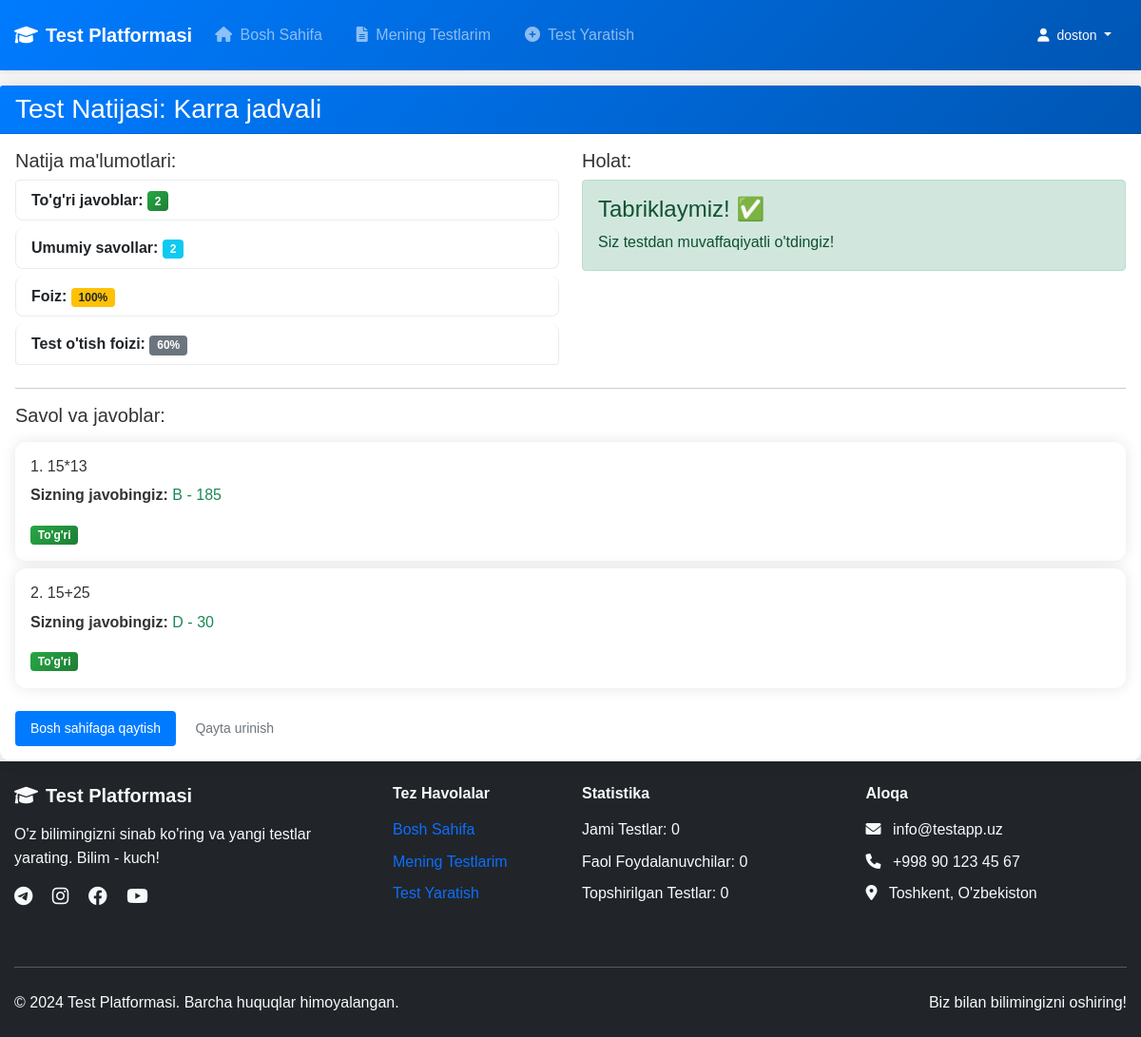
Page /result/10/ (signed in) on the committed database.
### main/models.py (models this page shows, shortened)
class CheckTest(models.Model):
    student = models.ForeignKey(User, on_delete=models.CASCADE)
    test = models.ForeignKey(Test, on_delete=models.CASCADE)
    finded_questions = models.PositiveBigIntegerField(default=0)
    user_passed = models.BooleanField(default=False)
    percentage = models.PositiveBigIntegerField(default=0)

class Test(models.Model):
    author = models.ForeignKey(User, on_delete=models.CASCADE)
    category = models.ForeignKey(Category, on_delete=models.CASCADE)
    title = models.CharField(max_length=200)
    maximum_attempts = models.PositiveBigIntegerField()
    start_date = models.DateTimeField(default=timezone.now)
    end_date = models.DateTimeField(default=timezone.now() + datetime.timedelta(days=10))
    pass_percentage = models.PositiveBigIntegerField()

class CheckQuestion(models.Model):
    checktest = models.ForeignKey(CheckTest, on_delete=models.CASCADE)
    question = models.ForeignKey(Question, on_delete=models.CASCADE)
    given_answer = models.CharField(max_length=1)
    true_answer = models.CharField(max_length=1)
    is_true = models.BooleanField(default=False)

class Question(models.Model):
    test = models.ForeignKey(Test, on_delete=models.CASCADE)
    question = models.CharField(max_length=300)
    a = models.CharField(max_length=200)
    b = models.CharField(max_length=200)
    c = models.CharField(max_length=200)
    d = models.CharField(max_length=200)
    true_answer = models.CharField(max_length=1, help_text="Enter the correct option (a/b/c/d)")

### main/views.py (the view)
# urls.py: path('result/<int:checktest_id>/', views.test_result, name='test_result'),
@login_required(login_url='login')
def test_result(request, checktest_id):
    checktest = get_object_or_404(CheckTest, id=checktest_id, student=request.user)
    check_questions = CheckQuestion.objects.filter(checktest=checktest)
    context = {
        'checktest': checktest,
        'check_questions': check_questions
    }
    return render(request, 'test_result.html', context)

### templates/test_result.html (shortened to what this page needs)
{% extends "base.html" %}
{% block content %}
<div class="content mt-3">
    <div class="card">
        <div class="card-header bg-primary text-white">
            <h3 class="mb-0">Test Natijasi: {{ checktest.test.title }}</h3>
        </div>
        <div class="card-body">
            <div class="row">
                <div class="col-md-6">
                    <h5>Natija ma'lumotlari:</h5>
                    <ul class="list-group">
                        <li class="list-group-item">
                            <strong>To'g'ri javoblar:</strong>
                            <span class="badge bg-success">{{ checktest.finded_questions }}</span>
                        </li>
                        <li class="list-group-item">
                            <strong>Umumiy savollar:</strong>
                            <span class="badge bg-info">{{ check_questions.count }}</span>
                        </li>
                        <li class="list-group-item">
                            <strong>Foiz:</strong>
                            <span class="badge bg-warning text-dark">{{ checktest.percentage }}%</span>
                        </li>
                        <li class="list-group-item">
                            <strong>Test o'tish foizi:</strong>
                            <span class="badge bg-secondary">{{ checktest.test.pass_percentage }}%</span>
                        </li>
                    </ul>
                </div>
                <div class="col-md-6">
                    <h5>Holat:</h5>
                    <div class="alert {% if checktest.user_passed %}alert-success{% else %}alert-danger{% endif %}">
                        {% if checktest.user_passed %}
                            <h4 class="alert-heading">Tabriklaymiz! ✅</h4>
                            <p class="mb-0">Siz testdan muvaffaqiyatli o'tdingiz!</p>
                        {% else %}
                            <h4 class="alert-heading">Afsuski ❌</h4>
                            <p class="mb-0">Siz testdan o'ta olmadingiz. Qayta urinib ko'ring!</p>
                        {% endif %}
                    </div>
                </div>
            </div>
            <hr>
            <h5>Savol va javoblar:</h5>
            <div class="mt-3">
                {% for check_question in check_questions %}
                <div class="card mb-2 {% if check_question.is_true %}border-success{% else %}border-danger{% endif %}">
                    <div class="card-body">
                        <h6>{{ forloop.counter }}. {{ check_question.question.question }}</h6>
                        <p><strong>Sizning javobingiz:</strong>
                            <span class="{% if check_question.is_true %}text-success{% else %}text-danger{% endif %}">
                                {{ check_question.given_answer|upper }} - {{ check_question.question.a }}
                            </span>
                        </p>
                        <span class="badge {% if check_question.is_true %}bg-success{% else %}bg-danger{% endif %}">
                            {% if check_question.is_true %}To'g'ri{% else %}Noto'g'ri{% endif %}
                        </span>
                    </div>
                </div>
                {% endfor %}
            </div>
            <div class="mt-4">
                <a href="{% url 'index' %}" class="btn btn-primary">Bosh sahifaga qaytish</a>
                <a href="{% url 'ready_to_test' checktest.test.id %}" class="btn btn-outline-secondary">Qayta urinish</a>
            </div>
        </div>
    </div>
</div>
{% endblock content %}

### templates/base.html (shortened to what this page needs)
{% load static %}
<!DOCTYPE html>
<html lang="en">
<head>
    <link href="https://cdn.jsdelivr.net/npm/bootstrap@5.1.3/dist/css/bootstrap.min.css" rel="stylesheet">
    <link href="https://cdnjs.cloudflare.com/ajax/libs/font-awesome/6.0.0/css/all.min.css" rel="stylesheet">
    <link rel="stylesheet" type="text/css" href="{% static 'style.css' %}">
</head>
<body class="d-flex flex-column min-vh-100">
    <nav class="navbar navbar-expand-lg navbar-dark bg-primary shadow-sm">
        <div class="container">
            <a class="navbar-brand fw-bold" href="/">
                <i class="fas fa-graduation-cap me-2"></i>Test Platformasi
            </a>
            <div class="collapse navbar-collapse" id="navbarContent">
                <ul class="navbar-nav me-auto">
                    <li class="nav-item">
                        <a class="nav-link" href="{% url 'index' %}">
                            <i class="fas fa-home me-1"></i> Bosh Sahifa
                        </a>
                    </li>
                    {% if user.is_authenticated %}
                    <li class="nav-item">
                        <a class="nav-link" href="{% url 'my_tests' %}">
                            <i class="fas fa-file-alt me-1"></i> Mening Testlarim
                        </a>
                    </li>
                    <li class="nav-item">
                        <a class="nav-link" href="{% url 'create_test' %}">
                            <i class="fas fa-plus-circle me-1"></i> Test Yaratish
                        </a>
                    </li>
                    {% endif %}
                </ul>
                <div class="d-flex align-items-center">
                    {% if user.is_authenticated %}
                    <div class="dropdown">
                        <button class="btn btn-outline-light dropdown-toggle" type="button" data-bs-toggle="dropdown">
                            <i class="fas fa-user me-1"></i> {{ user.username }}
                        </button>
                    </div>
                    {% endif %}
                </div>
            </div>
        </div>
    </nav>
    <main class="flex-grow-1">
        {% block content %}
        {% endblock content %}
    </main>
    <footer class="bg-dark text-light py-4 mt-auto">
        <div class="container">
            <div class="row">
                <div class="col-lg-4 col-md-6 mb-4">
                    <h5 class="fw-bold mb-3">
                        <i class="fas fa-graduation-cap me-2"></i>Test Platformasi
                    </h5>
                    <p class="text-light-50">
                        O'z bilimingizni sinab ko'ring va yangi testlar yarating.
                        Bilim - kuch!
                    </p>
                    <div class="social-links">
                        <a href="#" class="text-light me-3"><i class="fab fa-telegram fa-lg"></i></a>
                        <a href="#" class="text-light me-3"><i class="fab fa-instagram fa-lg"></i></a>
                        <a href="#" class="text-light me-3"><i class="fab fa-facebook fa-lg"></i></a>
                        <a href="#" class="text-light"><i class="fab fa-youtube fa-lg"></i></a>
                    </div>
                </div>
                <div class="col-lg-2 col-md-6 mb-4">
                    <h6 class="fw-bold mb-3">Tez Havolalar</h6>
                    <ul class="list-unstyled">
                        <li class="mb-2">
                            <a href="{% url 'index' %}" class="text-light-50 text-decoration-none">Bosh Sahifa</a>
                        </li>
                        {% if user.is_authenticated %}
                        <li class="mb-2">
                            <a href="{% url 'my_tests' %}" class="text-light-50 text-decoration-none">Mening Testlarim</a>
                        </li>
                        <li class="mb-2">
                            <a href="{% url 'create_test' %}" class="text-light-50 text-decoration-none">Test Yaratish</a>
                        </li>
                        {% endif %}
                    </ul>
                </div>
                <div class="col-lg-3 col-md-6 mb-4">
                    <h6 class="fw-bold mb-3">Statistika</h6>
                    <ul class="list-unstyled">
                        <li class="mb-2">
                            <span class="text-light-50">Jami Testlar: {% if total_tests_count %}{{ total_tests_count }}{% else %}0{% endif %}</span>
                        </li>
                        <li class="mb-2">
                            <span class="text-light-50">Faol Foydalanuvchilar: {% if active_users_count %}{{ active_users_count }}{% else %}0{% endif %}</span>
                        </li>
                        <li class="mb-2">
                            <span class="text-light-50">Topshirilgan Testlar: {% if completed_tests_count %}{{ completed_tests_count }}{% else %}0{% endif %}</span>
                        </li>
                    </ul>
                </div>
                <div class="col-lg-3 col-md-6 mb-4">
                    <h6 class="fw-bold mb-3">Aloqa</h6>
                    <ul class="list-unstyled">
                        <li class="mb-2">
                            <i class="fas fa-envelope me-2"></i>
                            <span class="text-light-50">info@testapp.uz</span>
                        </li>
                        <li class="mb-2">
                            <i class="fas fa-phone me-2"></i>
                            <span class="text-light-50">+998 90 123 45 67</span>
                        </li>
                        <li class="mb-2">
                            <i class="fas fa-map-marker-alt me-2"></i>
                            <span class="text-light-50">Toshkent, O'zbekiston</span>
                        </li>
                    </ul>
                </div>
            </div>
            <hr class="bg-light my-4">
            <div class="row align-items-center">
                <div class="col-md-6 text-center text-md-start">
                    <p class="mb-0 text-light-50">
                        &copy; 2024 Test Platformasi. Barcha huquqlar himoyalangan.
                    </p>
                </div>
                <div class="col-md-6 text-center text-md-end">
                    <p class="mb-0 text-light-50">
                        Biz bilan bilimingizni oshiring!
                    </p>
                </div>
            </div>
        </div>
    </footer>
</body>
</html>

### static/style.css (style rules this page uses)
* { margin: 0; padding: 0; box-sizing: border-box; }
body { font-family: Arial, sans-serif; line-height: 1.6; background-color: #f4f4f4; color: #333; }
.navbar { background: white; padding: 1rem 0; box-shadow: 0 2px 4px rgba(0,0,0,0.1); }
.container { max-width: 1200px; margin: 0 auto; padding: 0 15px; }
.navbar-nav { list-style: none; display: flex; gap: 20px; }
.nav-link { text-decoration: none; color: #333; padding: 8px 16px; border-radius: 4px; }
.btn { padding: 8px 16px; text-decoration: none; border-radius: 4px; border: none; cursor: pointer; font-size: 14px; }
.btn-primary { background: #007bff; color: white; }
p { margin-bottom: 15px; }
.card { border: none; box-shadow: 0 0 15px rgba(0,0,0,0.1); border-radius: 12px; }
.list-group-item { border: 1px solid #e9ecef; margin-bottom: 8px; border-radius: 8px; transition: all 0.3s ease; }
.bg-primary { background: linear-gradient(135deg, #007bff, #0056b3) !important; }
.bg-success { background: linear-gradient(135deg, #28a745, #1e7e34) !important; }

### templates/base.html (style rules this page uses)
html, body { height: 100%; margin: 0; padding: 0; }
body { display: flex; flex-direction: column; min-height: 100vh; }
main { flex: 1; }
footer { margin-top: auto; }

### rows in the picture
CheckTest: test "Karra jadvali", finded_questions "2", percentage "100", test.pass_percentage "60"
CheckQuestion: question.question "15*13", given_answer "B", question.a "185", is_true "To'g'ri"
CheckQuestion: question.question "15+25", given_answer "D", question.a "30", is_true "To'g'ri"

### other values in the picture
{{ user.username }} "doston"
{{ check_questions.count }} "2"
